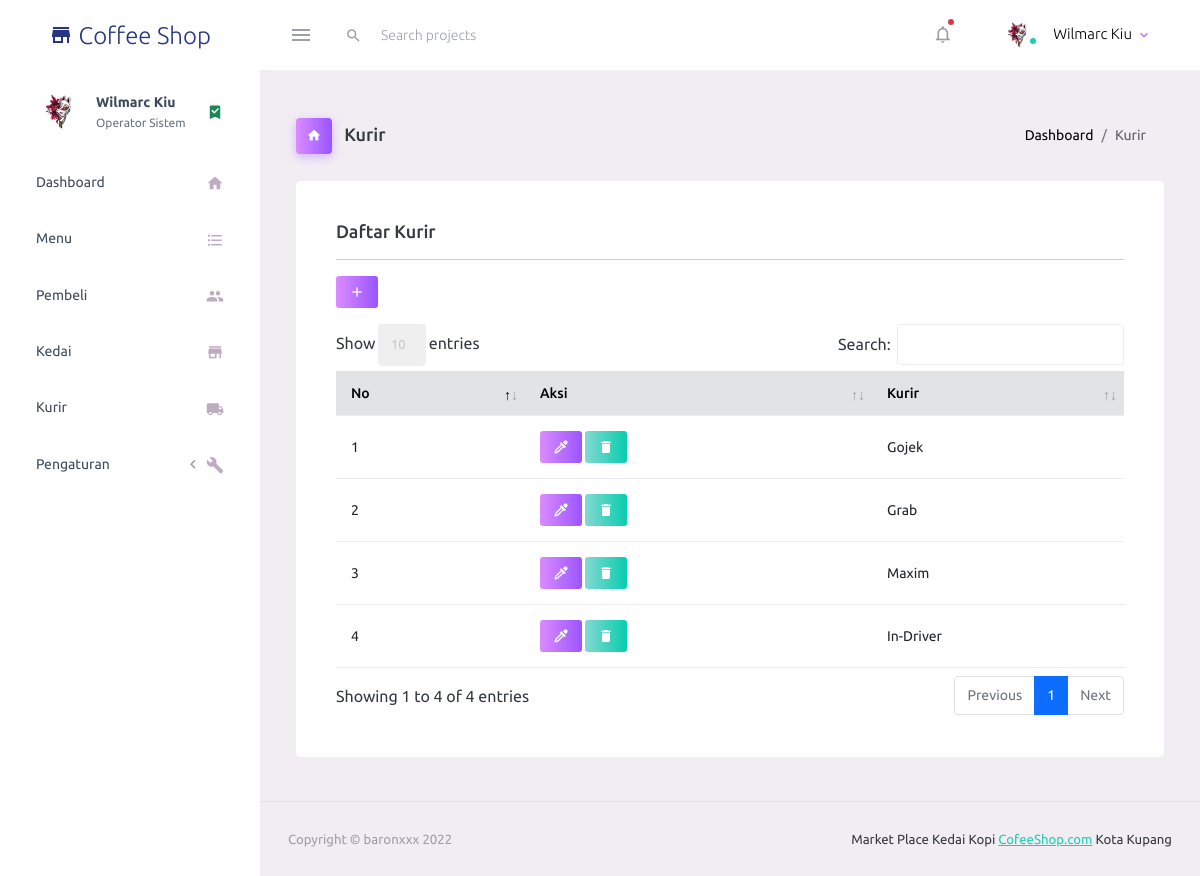
The page /admin/daftarKurir.php (signed in) on the database its author committed.
### tables this page shows
CREATE TABLE `kurir` (
  `id_kurir` int(11) NOT NULL,
  `jenis_kurir` varchar(300) NOT NULL
);

### admin/daftarKurir.php (the view, shortened to what this page needs)
<?php
include '../koneksi.php';
?>
<!DOCTYPE html>
<html lang="en">
<head>
    <link rel="stylesheet" href="assets/vendors/mdi/css/materialdesignicons.min.css">
    <link rel="stylesheet" href="assets/vendors/css/vendor.bundle.base.css">
    <link rel="stylesheet" href="assets/css/style.css">
    <link rel="stylesheet" href="plugins/datatables-bs4/css/dataTables.bootstrap4.min.css">
    <link rel="stylesheet" href="plugins/datatables-responsive/css/responsive.bootstrap4.min.css">
    <link rel="stylesheet" href="plugins/datatables-buttons/css/buttons.bootstrap4.min.css">
</head>
<body>
    <div class="container-scroller">
        <?php include 'navTop.php'; ?>
        <div class="container-fluid page-body-wrapper">
            <?php include 'navSide.php'; ?>
            <div class="main-panel">
                <div class="content-wrapper">
                    <div class="page-header">
                        <h3 class="page-title">
                            <span class="page-title-icon bg-gradient-primary text-white me-2">
                                <i class="mdi mdi-home"></i>
                            </span> Kurir
                        </h3>
                        <nav aria-label="breadcrumb">
                            <ol class="breadcrumb">
                                <li class="breadcrumb-item"><a href="index.php">Dashboard</a></li>
                                <li class="breadcrumb-item active" aria-current="page">Kurir</li>
                            </ol>
                        </nav>
                    </div>
                    <div class="card">
                        <div class="card-body">
                            <h4 class="card-title">Daftar Kurir</h4>
                            <hr>
                            <a href="" class="btn btn-sm btn-gradient-primary mb-3" data-toggle="modal" data-target="#ModalTambah"><i class="mdi mdi-plus"></i></a>
                            <div class="table-responsive">
                                <table id="example1" class="table table-hover">
                                    <thead class="table-secondary">
                                        <tr>
                                            <th>No</th>
                                            <th>Aksi</th>
                                            <th>Kurir</th>
                                        </tr>
                                    </thead>
                                    <tbody>
                                        <?php $nomor = 1; ?>
                                        <?php $ambil = $koneksi->query("SELECT * FROM kurir"); ?>
                                        <?php while ($pecah = $ambil->fetch_assoc()) { ?>
                                            <tr>
                                                <td><?php echo $nomor; ?></td>
                                                <td>
                                                    <a href="" class="btn btn-sm btn-gradient-primary" data-toggle="modal" data-target="#ModalUbah<?php echo $pecah['id_kurir']; ?>" title="Ubah"><i class="mdi mdi-eyedropper"></i></a>
                                                    <a href="hapusKurir.php?id=<?php echo $pecah['id_kurir']; ?>" onclick="return confirm('Anda yakin ingin menghapus data ini?')" class="btn btn-sm btn-gradient-success" title="Hapus"><i class="mdi mdi-delete"></i></a>
                                                </td>
                                                <td><?php echo $pecah['jenis_kurir']; ?></td>
                                            </tr>
                                            <?php $nomor++; ?>
                                        <?php } ?>
                                    </tbody>
                                </table>
                            </div>
                        </div>
                    </div>
                </div>
                <?php include 'footer.php'; ?>
            </div>
        </div>
    </div>
</body>
</html>

### admin/navTop.php (shortened to what this page needs)
<nav class="navbar default-layout-navbar col-lg-12 col-12 p-0 fixed-top d-flex flex-row">
    <div class="text-center navbar-brand-wrapper d-flex align-items-center justify-content-center">
        <a class="navbar-brand brand-logo" href="index.php"><i class="mdi mdi-store"></i>&nbsp;Coffee Shop</a>
    </div>
    <div class="navbar-menu-wrapper d-flex align-items-stretch">
        <button class="navbar-toggler navbar-toggler align-self-center" type="button" data-toggle="minimize">
            <span class="mdi mdi-menu"></span>
        </button>
        <div class="search-field d-none d-md-block">
            <form class="d-flex align-items-center h-100" action="#">
                <div class="input-group">
                    <div class="input-group-prepend bg-transparent">
                        <i class="input-group-text border-0 mdi mdi-magnify"></i>
                    </div>
                    <input type="text" class="form-control bg-transparent border-0" placeholder="Search projects">
                </div>
            </form>
        </div>
        <ul class="navbar-nav navbar-nav-right">
            <li class="nav-item dropdown">
                <a class="nav-link count-indicator dropdown-toggle" id="messageDropdown" href="#" data-bs-toggle="dropdown" aria-expanded="false">
                    <i class="mdi mdi-bell-outline"></i>
                    <span class="count-symbol bg-danger"></span>
                </a>
            </li>
            <li class="nav-item nav-profile dropdown">
                <?php
                $id_admin = $_SESSION["admin"]["id_admin"];
                $ambil = $koneksi->query("SELECT * FROM admin WHERE id_admin ='$id_admin'");
                $pecah = $ambil->fetch_assoc();
                ?>
                <a class="nav-link dropdown-toggle" id="profileDropdown" href="#" data-bs-toggle="dropdown" aria-expanded="false">
                    <div class="nav-profile-img">
                        <img src="foto/<?php echo $pecah["foto_admin"]; ?>" alt="image">
                        <span class="availability-status online"></span>
                    </div>
                    <div class="nav-profile-text">
                        <p class="mb-1 text-black"><?php echo $_SESSION['admin']['nama']; ?></p>
                    </div>
                </a>
            </li>
        </ul>
    </div>
</nav>

### admin/navSide.php (shortened to what this page needs)
<nav class="sidebar sidebar-offcanvas" id="sidebar">
    <ul class="nav">
        <li class="nav-item nav-profile">
            <a href="#" class="nav-link">
                <div class="nav-profile-image">
                    <?php
                    $id_admin = $_SESSION["admin"]["id_admin"];
                    $ambil = $koneksi->query("SELECT * FROM admin WHERE id_admin ='$id_admin'");
                    $pecah = $ambil->fetch_assoc();
                    ?>
                    <img src="foto/<?php echo $pecah["foto_admin"]; ?>" alt="profile">
                </div>
                <div class="nav-profile-text d-flex flex-column">
                    <span class="font-weight-bold mb-2"><?php echo $_SESSION['admin']['nama']; ?></span>
                    <span class="text-secondary text-small">Operator Sistem</span>
                </div>
                <i class="mdi mdi-bookmark-check text-success nav-profile-badge"></i>
            </a>
        </li>
        <li class="nav-item">
            <a class="nav-link" href="index.php">
                <span class="menu-title">Dashboard</span>
                <i class="mdi mdi-home menu-icon"></i>
            </a>
        </li>
        <li class="nav-item">
            <a class="nav-link" href="daftarMenu.php">
                <span class="menu-title">Menu</span>
                <i class="mdi mdi-format-list-bulleted menu-icon"></i>
            </a>
        </li>
        <li class="nav-item">
            <a class="nav-link" href="daftarPembeli.php">
                <span class="menu-title">Pembeli</span>
                <i class="mdi mdi-account-multiple menu-icon"></i>
            </a>
        </li>
        <li class="nav-item">
            <a class="nav-link" href="daftarKedai.php">
                <span class="menu-title">Kedai</span>
                <i class="mdi mdi-store menu-icon"></i>
            </a>
        </li>
        <li class="nav-item">
            <a class="nav-link" href="daftarKurir.php">
                <span class="menu-title">Kurir</span>
                <i class="mdi mdi-truck menu-icon"></i>
            </a>
        </li>
        <li class="nav-item">
            <a class="nav-link" data-bs-toggle="collapse" href="#general-pages" aria-expanded="false" aria-controls="general-pages">
                <span class="menu-title">Pengaturan</span>
                <i class="menu-arrow"></i>
                <i class="mdi mdi mdi-wrench menu-icon"></i>
            </a>
        </li>
    </ul>
</nav>

### admin/daftarKurir.php (style rules this page uses)
nav .breadcrumb .breadcrumb-item a { text-decoration: none !important; color: #000; }

### rows shown on the page
kurir: jenis_kurir "Gojek"
kurir: jenis_kurir "Grab"
kurir: jenis_kurir "Maxim"
kurir: jenis_kurir "In-Driver"

### other values the page prints
$_SESSION['admin']['nama'] "Wilmarc Kiu"
